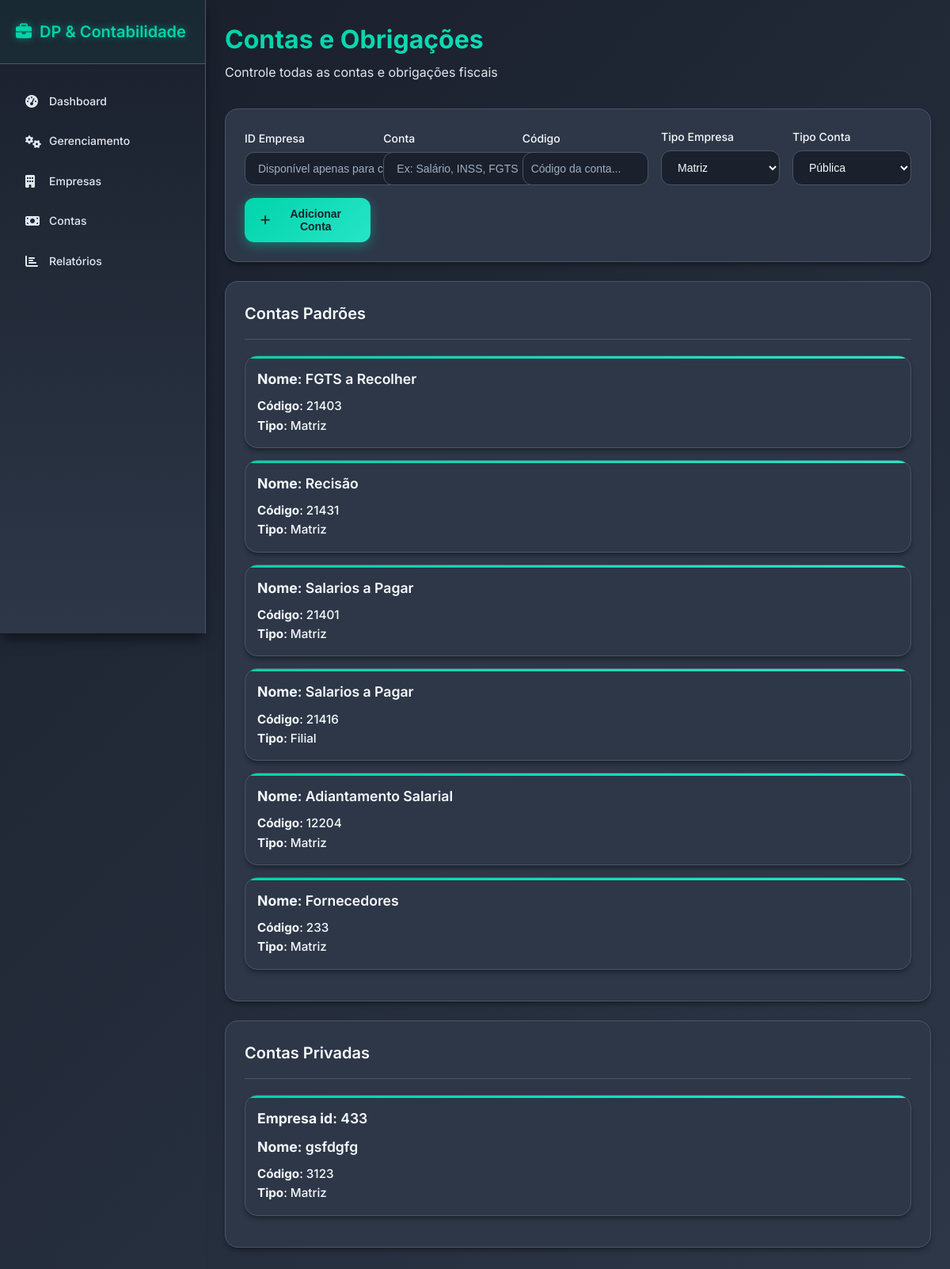
Screenshot of /contas with the database file from the repository.
### tables this page shows
CREATE TABLE contas_modelos (
    id INTEGER PRIMARY KEY AUTOINCREMENT ,
    conta_nome VARCHAR(100) DEFAULT "RANDOM",
    conta_codigo VARCHAR(100) NOT NULL,
    conta_tipo VARCHAR(20) DEFAULT "MATRIZ"
    );

CREATE TABLE contas_privadas (
    id INTEGER PRIMARY KEY AUTOINCREMENT,
    empresa_id INT NOT NULL,
    conta_nome VARCHAR(100) DEFAULT "RANDOM",
    conta_codigo VARCHAR(100) NOT NULL,
    conta_tipo VARCHAR(20) DEFAULT "MATRIZ",
    FOREIGN KEY (empresa_id) REFERENCES empresas(empresa_id)
    );

### routes/contas.py (the view)
@contas_bp.route("/contas", methods=["GET"])
def return_page():
    contas, contas_privadas = Contas.retornar_contas()
    return render_template("contas.html", contas=contas, contas_privadas=contas_privadas)

### utils/db_comands.py (called while the page is built)
def execute_command(command, value=None):
    conn = sqlite3.connect(CAMINHO_DB)
    conn.row_factory = sqlite3.Row
    cursor = conn.cursor()
    if value is None:
        cursor.execute(command)
    else:
        cursor.execute(command, value)
    conn.commit()
    if command.strip().upper().startswith("SELECT"):
        rows = cursor.fetchall()
        return [dict(row) for row in rows]
    else:
        return cursor.lastrowid

### utils/func_contas.py (called while the page is built)
    @staticmethod
    def retornar_contas():
        contas = execute_command("SELECT * FROM contas_modelos")
        contas_privadas = execute_command("SELECT * FROM contas_privadas")
        return contas, contas_privadas

### templates/contas.html (shortened to what this page needs)
{% extends "base.html" %}
{% block content %}
<section id="contas" class="tab-content active">
  <div class="page-header">
    <h1>Contas e Obrigações</h1>
    <p>Controle todas as contas e obrigações fiscais</p>
  </div>
  <div class="content-card">
    <form action="{{ url_for('contas.criar_conta') }}" id="contaForm" class="form-grid" method="post">
      <div class="form-group">
        <label for="idEmpresa">ID Empresa</label>
        <input type="text" id="idEmpresa" name="id_empresa" placeholder="ID da empresa..." required>
      </div>
      <div class="form-group">
        <label for="contaDesc">Conta</label>
        <input style="width: 300px;" name="conta" type="text" id="contaDesc" placeholder="Ex: Salário, INSS, FGTS" required>
      </div>
      <div class="form-group">
        <label for="contaDesc">Código</label>
        <input style="height: 42px;" name="codigo" type="number" id="contaDesc" placeholder="Código da conta..." required>
      </div>
      <div class="form-group">
        <label for="contaDesc">Tipo Empresa</label>
        <select name="tipo" id="tipo_empresa">
          <option value="Matriz">Matriz</option>
        </select>
      </div>
      <div class="form-group">
        <label for="contaDesc">Tipo Conta</label>
        <select name="tipo_conta" id="tipo_conta">
          <option value="publica">Pública</option>
        </select>
      </div>
      <div class="form-actions">
        <button type="submit" class="btn btn-primary">
          <i class="fas fa-plus"></i> Adicionar Conta
        </button>
      </div>
    </form>
  </div>
  <div class="content-card">
    <div class="card-header">
      <h3>Contas Padrões</h3>
    </div>
    <ul id="contaLista">
      {% if contas %}
        {% for conta in contas %}
          <li class="empresa-item">
            <div class="empresa-header">
              <strong class="empresa-nome"><strong>Nome</strong>: {{ conta.conta_nome }}</strong>
            </div>
            <div class="empresa-details">
              <span class="empresa-cnpj"><strong>Código</strong>: {{ conta.conta_codigo }}</span>
            </div>
            <div class="empresa-details">
              <span class="empresa-cnpj"><strong>Tipo</strong>: {{ conta.conta_tipo}}</span>
            </div>
          </li>
        {% endfor %}
      {% else %}
        <li>Nenhuma conta registrada ainda.</li>
      {% endif %}
    </ul>
  </div>
  <div class="content-card">
    <div class="card-header">
      <h3>Contas Privadas</h3>
    </div>
    <ul id="contaLista">
      {% if contas_privadas %}
        {% for conta in contas_privadas %}
          <li class="empresa-item">
            <div class="empresa-header">
              <strong class="empresa-nome"><strong>Empresa id</strong>: {{ conta.empresa_id }}</strong>
            </div>
            <div class="empresa-header">
              <strong class="empresa-nome"><strong>Nome</strong>: {{ conta.conta_nome }}</strong>
            </div>
            <div class="empresa-details">
              <span class="empresa-cnpj"><strong>Código</strong>: {{ conta.conta_codigo }}</span>
            </div>
            <div class="empresa-details">
              <span class="empresa-cnpj"><strong>Tipo</strong>: {{ conta.conta_tipo}}</span>
            </div>
          </li>
        {% endfor %}
      {% else %}
        <li>Nenhuma conta registrada ainda.</li>
      {% endif %}
    </ul>
  </div>
</section>
{% endblock %}

### templates/base.html (shortened to what this page needs)
<!DOCTYPE html>
<html lang="pt-BR">
<head>
  <link rel="stylesheet" href="{{ url_for('static', filename='style.css') }}">
  <link rel="stylesheet" href="https://cdnjs.cloudflare.com/ajax/libs/font-awesome/6.4.2/css/all.min.css">
</head>
<body>
  <div class="app-container">
    <nav class="sidebar">
      <div class="sidebar-header">
        <h2><i class="fas fa-briefcase"></i> DP & Contabilidade</h2>
      </div>
      <ul class="nav-menu">
        <li class="nav-item {% if aba == 'dashboard' %}active{% endif %}">
          <a href="{{ url_for('dashboard.return_dashboard') }}"><i class="fas fa-tachometer-alt"></i> Dashboard</a>
        </li>
        <li class="nav-item {% if aba == 'gerenciamento' %}active{% endif %}">
          <a href="{{ url_for('gerenciamento.return_page') }}"><i class="fas fa-cogs"></i> Gerenciamento</a>
        </li>
        <li class="nav-item {% if aba == 'empresas' %}active{% endif %}">
          <a href="{{ url_for('empresas.return_page') }}"><i class="fas fa-building"></i> Empresas</a>
        </li>
        <li class="nav-item {% if aba == 'contas' %}active{% endif %}">
          <a href="{{ url_for('contas.return_page') }}"><i class="fas fa-money-bill"></i> Contas</a>
        </li>
        <li class="nav-item {% if aba == 'relatorios' %}active{% endif %}">
          <a href="{{ url_for('relatorios.return_page') }}"><i class="fas fa-chart-bar"></i> Relatórios</a>
        </li>
      </ul>
    </nav>
    <main class="main-content">
      {% block content %}{% endblock %}
    </main>
  </div>
</body>
</html>

### rows the page displays
contas_modelos: conta_nome "FGTS a Recolher", conta_codigo "21403", conta_tipo "Matriz"
contas_modelos: conta_nome "Recisão", conta_codigo "21431", conta_tipo "Matriz"
contas_modelos: conta_nome "Salarios a Pagar", conta_codigo "21401", conta_tipo "Matriz"
contas_modelos: conta_nome "Salarios a Pagar", conta_codigo "21416", conta_tipo "Filial"
contas_modelos: conta_nome "Adiantamento Salarial", conta_codigo "12204", conta_tipo "Matriz"
contas_modelos: conta_nome "Fornecedores", conta_codigo "233", conta_tipo "Matriz"
contas_privadas: empresa_id "433", conta_nome "gsfdgfg", conta_codigo "3123", conta_tipo "Matriz"
